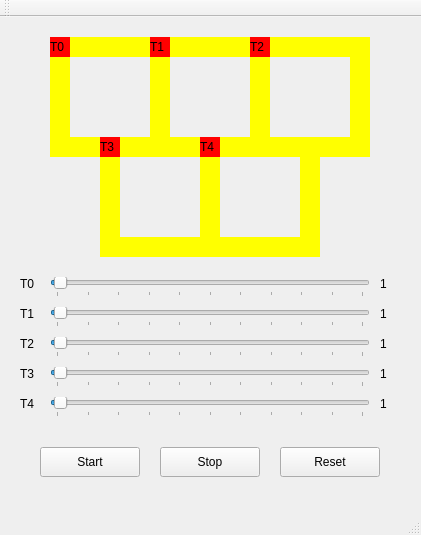
<?xml version="1.0" encoding="UTF-8"?>
<ui version="4.0">
 <class>MainWindow</class>
 <widget class="QMainWindow" name="MainWindow">
  <property name="geometry">
   <rect>
    <x>0</x>
    <y>0</y>
    <width>421</width>
    <height>535</height>
   </rect>
  </property>
  <property name="windowTitle">
   <string>MainWindow</string>
  </property>
  <widget class="QWidget" name="centralWidget">
   <widget class="QLabel" name="label_trail0">
    <property name="geometry">
     <rect>
      <x>70</x>
      <y>20</y>
      <width>80</width>
      <height>20</height>
     </rect>
    </property>
    <property name="styleSheet">
     <string notr="true">QLabel { background: yellow}</string>
    </property>
    <property name="text">
     <string/>
    </property>
   </widget>
   <widget class="QLabel" name="label_trail1">
    <property name="geometry">
     <rect>
      <x>150</x>
      <y>20</y>
      <width>20</width>
      <height>120</height>
     </rect>
    </property>
    <property name="styleSheet">
     <string notr="true">QLabel { background: yellow}</string>
    </property>
    <property name="text">
     <string/>
    </property>
   </widget>
   <widget class="QLabel" name="label_trail2">
    <property name="geometry">
     <rect>
      <x>70</x>
      <y>120</y>
      <width>80</width>
      <height>20</height>
     </rect>
    </property>
    <property name="styleSheet">
     <string notr="true">QLabel { background: yellow}</string>
    </property>
    <property name="text">
     <string/>
    </property>
   </widget>
   <widget class="QLabel" name="label_trail3">
    <property name="geometry">
     <rect>
      <x>50</x>
      <y>20</y>
      <width>20</width>
      <height>120</height>
     </rect>
    </property>
    <property name="styleSheet">
     <string notr="true">QLabel { background: yellow}</string>
    </property>
    <property name="text">
     <string/>
    </property>
   </widget>
   <widget class="QLabel" name="label_trail4">
    <property name="geometry">
     <rect>
      <x>170</x>
      <y>20</y>
      <width>80</width>
      <height>20</height>
     </rect>
    </property>
    <property name="styleSheet">
     <string notr="true">QLabel { background: yellow}</string>
    </property>
    <property name="text">
     <string/>
    </property>
   </widget>
   <widget class="QLabel" name="label_trail5">
    <property name="geometry">
     <rect>
      <x>250</x>
      <y>20</y>
      <width>20</width>
      <height>120</height>
     </rect>
    </property>
    <property name="styleSheet">
     <string notr="true">QLabel { background: yellow}</string>
    </property>
    <property name="text">
     <string/>
    </property>
   </widget>
   <widget class="QLabel" name="label_trail6">
    <property name="geometry">
     <rect>
      <x>170</x>
      <y>120</y>
      <width>80</width>
      <height>20</height>
     </rect>
    </property>
    <property name="styleSheet">
     <string notr="true">QLabel { background: yellow}</string>
    </property>
    <property name="text">
     <string/>
    </property>
   </widget>
   <widget class="QLabel" name="label_trail7">
    <property name="geometry">
     <rect>
      <x>270</x>
      <y>20</y>
      <width>80</width>
      <height>20</height>
     </rect>
    </property>
    <property name="styleSheet">
     <string notr="true">QLabel { background: yellow}</string>
    </property>
    <property name="text">
     <string/>
    </property>
   </widget>
   <widget class="QLabel" name="label_trail8">
    <property name="geometry">
     <rect>
      <x>350</x>
      <y>20</y>
      <width>20</width>
      <height>120</height>
     </rect>
    </property>
    <property name="styleSheet">
     <string notr="true">QLabel { background: yellow}</string>
    </property>
    <property name="text">
     <string/>
    </property>
   </widget>
   <widget class="QLabel" name="label_trail9">
    <property name="geometry">
     <rect>
      <x>270</x>
      <y>120</y>
      <width>80</width>
      <height>20</height>
     </rect>
    </property>
    <property name="styleSheet">
     <string notr="true">QLabel { background: yellow}</string>
    </property>
    <property name="text">
     <string/>
    </property>
   </widget>
   <widget class="QLabel" name="label_trail10">
    <property name="geometry">
     <rect>
      <x>200</x>
      <y>140</y>
      <width>20</width>
      <height>100</height>
     </rect>
    </property>
    <property name="styleSheet">
     <string notr="true">QLabel { background: yellow}</string>
    </property>
    <property name="text">
     <string/>
    </property>
   </widget>
   <widget class="QLabel" name="label_trail11">
    <property name="geometry">
     <rect>
      <x>120</x>
      <y>220</y>
      <width>80</width>
      <height>20</height>
     </rect>
    </property>
    <property name="styleSheet">
     <string notr="true">QLabel { background: yellow}</string>
    </property>
    <property name="text">
     <string/>
    </property>
   </widget>
   <widget class="QLabel" name="label_trail12">
    <property name="geometry">
     <rect>
      <x>100</x>
      <y>140</y>
      <width>20</width>
      <height>100</height>
     </rect>
    </property>
    <property name="styleSheet">
     <string notr="true">QLabel { background: yellow}</string>
    </property>
    <property name="text">
     <string/>
    </property>
   </widget>
   <widget class="QLabel" name="label_trail14">
    <property name="geometry">
     <rect>
      <x>220</x>
      <y>220</y>
      <width>80</width>
      <height>20</height>
     </rect>
    </property>
    <property name="styleSheet">
     <string notr="true">QLabel { background: yellow}</string>
    </property>
    <property name="text">
     <string/>
    </property>
   </widget>
   <widget class="QLabel" name="label_trail13">
    <property name="geometry">
     <rect>
      <x>300</x>
      <y>140</y>
      <width>20</width>
      <height>100</height>
     </rect>
    </property>
    <property name="styleSheet">
     <string notr="true">QLabel { background: yellow}</string>
    </property>
    <property name="text">
     <string/>
    </property>
   </widget>
   <widget class="QPushButton" name="button_start">
    <property name="geometry">
     <rect>
      <x>40</x>
      <y>430</y>
      <width>100</width>
      <height>30</height>
     </rect>
    </property>
    <property name="text">
     <string>Start</string>
    </property>
   </widget>
   <widget class="QPushButton" name="button_stop">
    <property name="geometry">
     <rect>
      <x>160</x>
      <y>430</y>
      <width>100</width>
      <height>30</height>
     </rect>
    </property>
    <property name="text">
     <string>Stop</string>
    </property>
   </widget>
   <widget class="QLabel" name="label_train0">
    <property name="geometry">
     <rect>
      <x>50</x>
      <y>20</y>
      <width>20</width>
      <height>20</height>
     </rect>
    </property>
    <property name="styleSheet">
     <string notr="true">QLabel { background: red}</string>
    </property>
    <property name="text">
     <string>T0</string>
    </property>
   </widget>
   <widget class="QLabel" name="label_train1">
    <property name="geometry">
     <rect>
      <x>150</x>
      <y>20</y>
      <width>20</width>
      <height>20</height>
     </rect>
    </property>
    <property name="styleSheet">
     <string notr="true">QLabel { background: red}</string>
    </property>
    <property name="text">
     <string>T1</string>
    </property>
   </widget>
   <widget class="QLabel" name="label_train2">
    <property name="geometry">
     <rect>
      <x>250</x>
      <y>20</y>
      <width>20</width>
      <height>20</height>
     </rect>
    </property>
    <property name="styleSheet">
     <string notr="true">QLabel { background: red}</string>
    </property>
    <property name="text">
     <string>T2</string>
    </property>
   </widget>
   <widget class="QLabel" name="label_train3">
    <property name="geometry">
     <rect>
      <x>100</x>
      <y>120</y>
      <width>20</width>
      <height>20</height>
     </rect>
    </property>
    <property name="styleSheet">
     <string notr="true">QLabel { background: red}</string>
    </property>
    <property name="text">
     <string>T3</string>
    </property>
   </widget>
   <widget class="QLabel" name="label_train4">
    <property name="geometry">
     <rect>
      <x>200</x>
      <y>120</y>
      <width>20</width>
      <height>20</height>
     </rect>
    </property>
    <property name="styleSheet">
     <string notr="true">QLabel { background: red}</string>
    </property>
    <property name="text">
     <string>T4</string>
    </property>
   </widget>
   <widget class="QPushButton" name="button_reset">
    <property name="geometry">
     <rect>
      <x>280</x>
      <y>430</y>
      <width>100</width>
      <height>30</height>
     </rect>
    </property>
    <property name="text">
     <string>Reset</string>
    </property>
   </widget>
   <widget class="QSlider" name="slider_train0">
    <property name="geometry">
     <rect>
      <x>50</x>
      <y>260</y>
      <width>320</width>
      <height>20</height>
     </rect>
    </property>
    <property name="minimum">
     <number>0</number>
    </property>
    <property name="maximum">
     <number>100</number>
    </property>
    <property name="sliderPosition">
     <number>1</number>
    </property>
    <property name="orientation">
     <enum>Qt::Horizontal</enum>
    </property>
    <property name="tickPosition">
     <enum>QSlider::TicksBelow</enum>
    </property>
    <property name="tickInterval">
     <number>10</number>
    </property>
   </widget>
   <widget class="QSlider" name="slider_train1">
    <property name="geometry">
     <rect>
      <x>50</x>
      <y>290</y>
      <width>320</width>
      <height>20</height>
     </rect>
    </property>
    <property name="minimum">
     <number>0</number>
    </property>
    <property name="maximum">
     <number>100</number>
    </property>
    <property name="sliderPosition">
     <number>1</number>
    </property>
    <property name="orientation">
     <enum>Qt::Horizontal</enum>
    </property>
    <property name="tickPosition">
     <enum>QSlider::TicksBelow</enum>
    </property>
    <property name="tickInterval">
     <number>10</number>
    </property>
   </widget>
   <widget class="QSlider" name="slider_train2">
    <property name="geometry">
     <rect>
      <x>50</x>
      <y>320</y>
      <width>320</width>
      <height>20</height>
     </rect>
    </property>
    <property name="minimum">
     <number>0</number>
    </property>
    <property name="maximum">
     <number>100</number>
    </property>
    <property name="value">
     <number>1</number>
    </property>
    <property name="orientation">
     <enum>Qt::Horizontal</enum>
    </property>
    <property name="tickPosition">
     <enum>QSlider::TicksBelow</enum>
    </property>
    <property name="tickInterval">
     <number>10</number>
    </property>
   </widget>
   <widget class="QSlider" name="slider_train3">
    <property name="geometry">
     <rect>
      <x>50</x>
      <y>350</y>
      <width>320</width>
      <height>20</height>
     </rect>
    </property>
    <property name="minimum">
     <number>0</number>
    </property>
    <property name="maximum">
     <number>100</number>
    </property>
    <property name="value">
     <number>1</number>
    </property>
    <property name="orientation">
     <enum>Qt::Horizontal</enum>
    </property>
    <property name="tickPosition">
     <enum>QSlider::TicksBelow</enum>
    </property>
    <property name="tickInterval">
     <number>10</number>
    </property>
   </widget>
   <widget class="QSlider" name="slider_train4">
    <property name="geometry">
     <rect>
      <x>50</x>
      <y>380</y>
      <width>320</width>
      <height>20</height>
     </rect>
    </property>
    <property name="minimum">
     <number>0</number>
    </property>
    <property name="maximum">
     <number>100</number>
    </property>
    <property name="value">
     <number>1</number>
    </property>
    <property name="orientation">
     <enum>Qt::Horizontal</enum>
    </property>
    <property name="tickPosition">
     <enum>QSlider::TicksBelow</enum>
    </property>
    <property name="tickInterval">
     <number>10</number>
    </property>
   </widget>
   <widget class="QLabel" name="label_slider0">
    <property name="geometry">
     <rect>
      <x>20</x>
      <y>260</y>
      <width>20</width>
      <height>14</height>
     </rect>
    </property>
    <property name="text">
     <string>T0</string>
    </property>
   </widget>
   <widget class="QLabel" name="label_slider1">
    <property name="geometry">
     <rect>
      <x>20</x>
      <y>290</y>
      <width>20</width>
      <height>14</height>
     </rect>
    </property>
    <property name="text">
     <string>T1</string>
    </property>
   </widget>
   <widget class="QLabel" name="label_slider3">
    <property name="geometry">
     <rect>
      <x>20</x>
      <y>350</y>
      <width>20</width>
      <height>14</height>
     </rect>
    </property>
    <property name="text">
     <string>T3</string>
    </property>
   </widget>
   <widget class="QLabel" name="label_slider4">
    <property name="geometry">
     <rect>
      <x>20</x>
      <y>380</y>
      <width>20</width>
      <height>14</height>
     </rect>
    </property>
    <property name="text">
     <string>T4</string>
    </property>
   </widget>
   <widget class="QLabel" name="label_slider2">
    <property name="geometry">
     <rect>
      <x>20</x>
      <y>320</y>
      <width>20</width>
      <height>14</height>
     </rect>
    </property>
    <property name="text">
     <string>T2</string>
    </property>
   </widget>
   <widget class="QLabel" name="label_speed1">
    <property name="geometry">
     <rect>
      <x>380</x>
      <y>290</y>
      <width>25</width>
      <height>14</height>
     </rect>
    </property>
    <property name="text">
     <string>1</string>
    </property>
   </widget>
   <widget class="QLabel" name="label_speed2">
    <property name="geometry">
     <rect>
      <x>380</x>
      <y>320</y>
      <width>25</width>
      <height>14</height>
     </rect>
    </property>
    <property name="text">
     <string>1</string>
    </property>
   </widget>
   <widget class="QLabel" name="label_speed4">
    <property name="geometry">
     <rect>
      <x>380</x>
      <y>380</y>
      <width>25</width>
      <height>14</height>
     </rect>
    </property>
    <property name="text">
     <string>1</string>
    </property>
   </widget>
   <widget class="QLabel" name="label_speed0">
    <property name="geometry">
     <rect>
      <x>380</x>
      <y>260</y>
      <width>25</width>
      <height>14</height>
     </rect>
    </property>
    <property name="text">
     <string>1</string>
    </property>
   </widget>
   <widget class="QLabel" name="label_speed3">
    <property name="geometry">
     <rect>
      <x>380</x>
      <y>350</y>
      <width>25</width>
      <height>14</height>
     </rect>
    </property>
    <property name="text">
     <string>1</string>
    </property>
   </widget>
  </widget>
  <widget class="QMenuBar" name="menuBar">
   <property name="geometry">
    <rect>
     <x>0</x>
     <y>0</y>
     <width>421</width>
     <height>19</height>
    </rect>
   </property>
  </widget>
  <widget class="QToolBar" name="mainToolBar">
   <attribute name="toolBarArea">
    <enum>TopToolBarArea</enum>
   </attribute>
   <attribute name="toolBarBreak">
    <bool>false</bool>
   </attribute>
  </widget>
  <widget class="QStatusBar" name="statusBar"/>
 </widget>
 <layoutdefault spacing="6" margin="11"/>
 <resources/>
 <connections/>
</ui>
